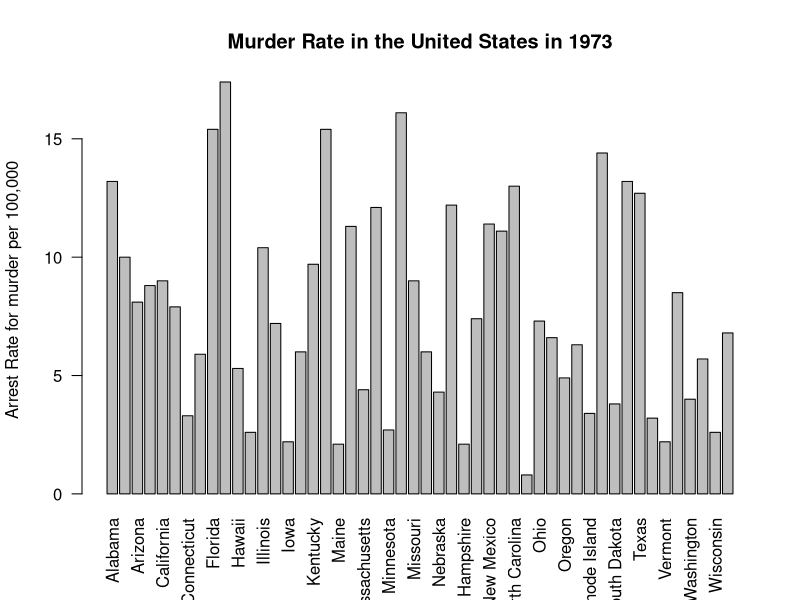
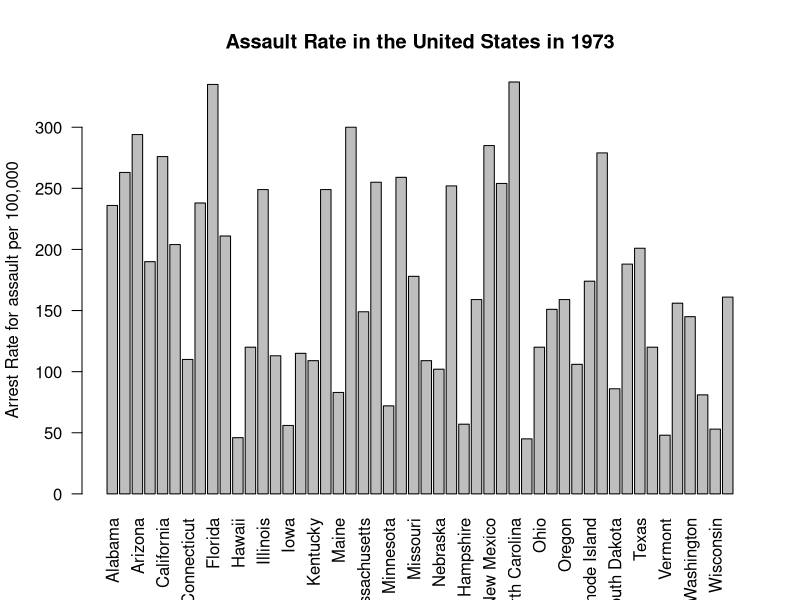
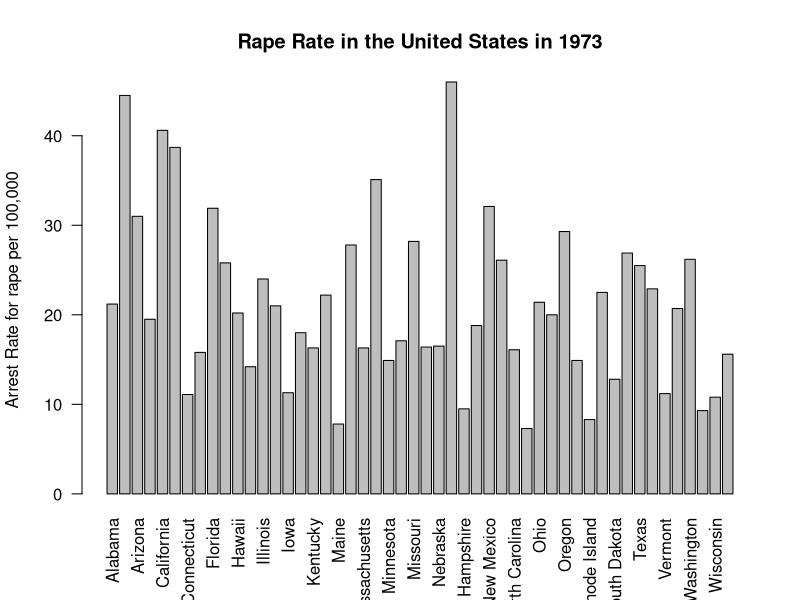
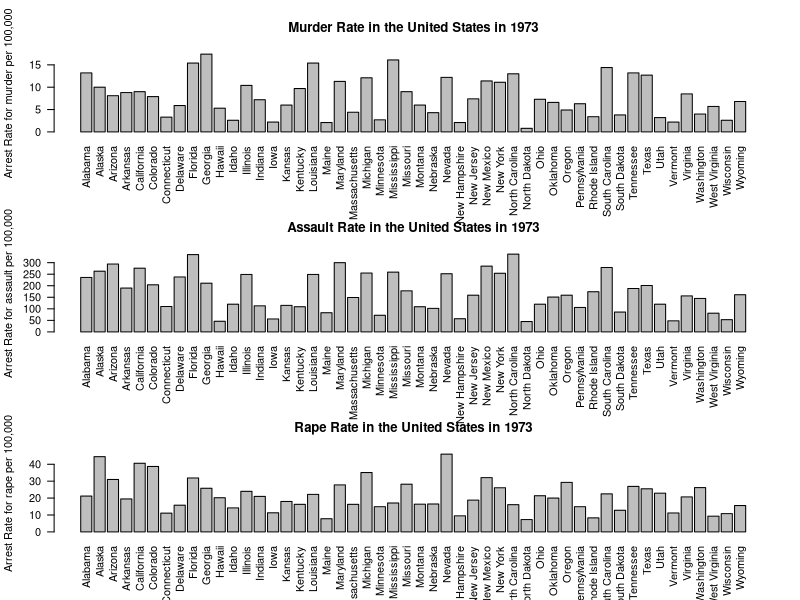

The R source for these figures, in order:
## ---- chunk 1
knitr::opts_chunk$set(message=FALSE,warning=FALSE, cache=TRUE)
## ---- chunk 2
library(datasets)
## ---- chunk 3
dat<-USArrests
## ---- chunk 4
names(dat)
## ---- chunk 5
state.names = row.names(USArrests)
barplot(USArrests$Murder, names.arg = state.names, las = 2, ylab = "Arrest Rate for murder per 100,000", main = "Murder Rate in the United States in 1973")
## ---- chunk 6
summary(dat$Murder)
## ---- chunk 7
state.names = row.names(USArrests)
barplot(USArrests$Assault, names.arg = state.names, las = 2, ylab = "Arrest Rate for assault per 100,000", main = "Assault Rate in the United States in 1973")
## ---- chunk 8
state.names = row.names(USArrests)
barplot(USArrests$Rape, names.arg = state.names, las = 2, ylab = "Arrest Rate for rape per 100,000", main = "Rape Rate in the United States in 1973")
## ---- chunk 9
par(mfrow=c(3,1))
state.names = row.names(USArrests)
barplot(USArrests$Murder, names.arg = state.names, las = 2, ylab = "Arrest Rate for murder per 100,000", main = "Murder Rate in the United States in 1973")

state.names = row.names(USArrests)
barplot(USArrests$Assault, names.arg = state.names, las = 2, ylab = "Arrest Rate for assault per 100,000", main = "Assault Rate in the United States in 1973")

state.names = row.names(USArrests)
barplot(USArrests$Rape, names.arg = state.names, las = 2, ylab = "Arrest Rate for rape per 100,000", main = "Rape Rate in the United States in 1973")

## ---- chunk 10

